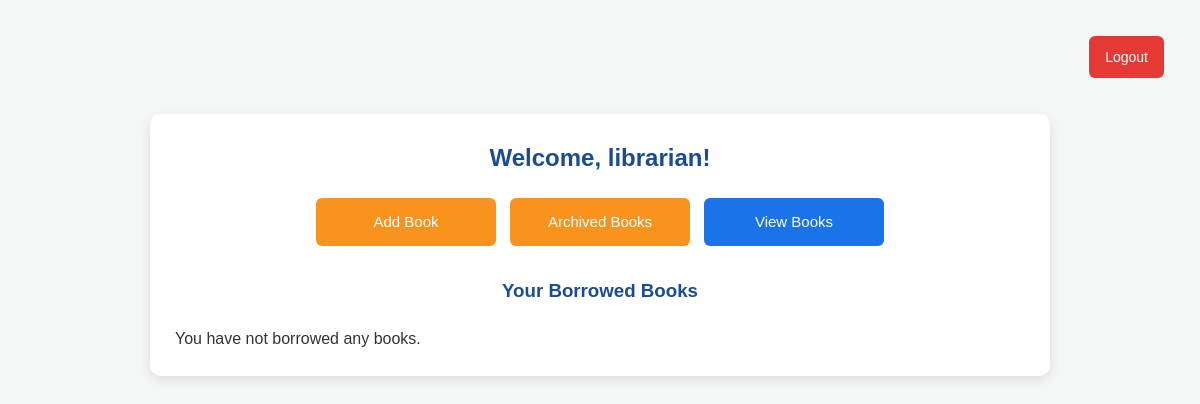
/dashboard.php (signed in), run on an earlier commit of the app's database.
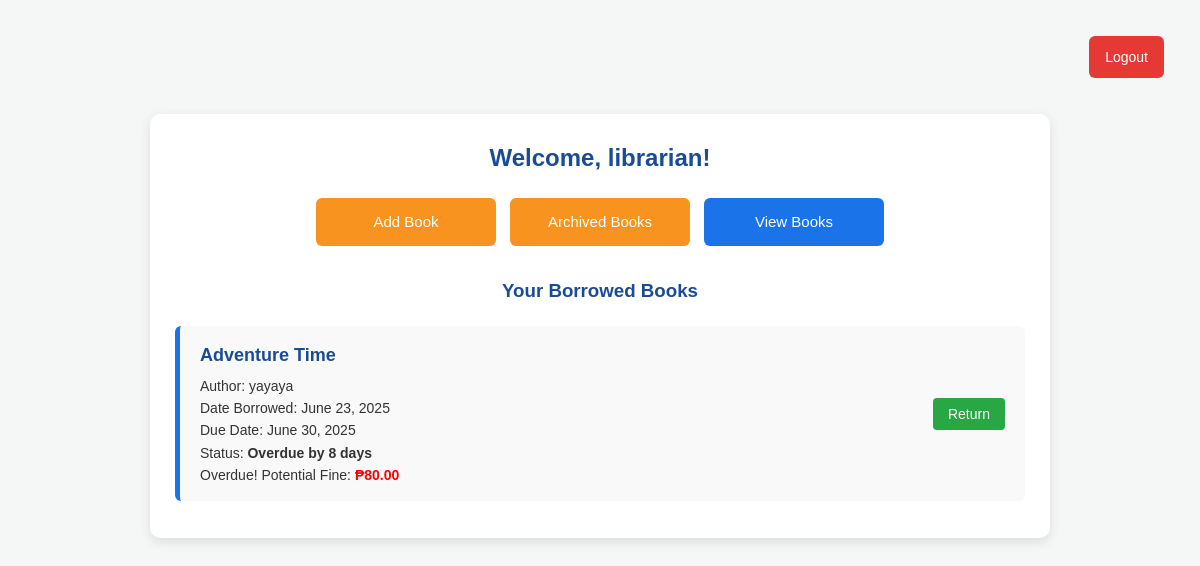
And on a later commit of the database.
### tables this page shows
CREATE TABLE `borrowings` (
  `borrow_id` int(11) NOT NULL,
  `book_id` varchar(40) NOT NULL,
  `user_id` int(11) NOT NULL,
  `borrow_date` date NOT NULL,
  `due_date` date NOT NULL,
  `return_date` date DEFAULT NULL,
  `fine_amount` decimal(10,2) NOT NULL DEFAULT 0.00,
  `status` enum('borrowed','returned','overdue','') NOT NULL DEFAULT 'borrowed'
);

CREATE TABLE `books` (
  `book_id` varchar(40) NOT NULL,
  `title` varchar(255) NOT NULL,
  `author` varchar(255) NOT NULL,
  `month_published` varchar(20) DEFAULT NULL,
  `year_published` int(11) NOT NULL,
  `category` varchar(50) NOT NULL,
  `cover_image` varchar(255) DEFAULT NULL,
  `date_added` date NOT NULL,
  `count_in_library` int(11) NOT NULL DEFAULT 0,
  `available_copies` int(11) NOT NULL DEFAULT 0,
  `status` enum('available','borrowed','archived','') NOT NULL DEFAULT 'available'
);

### dashboard.php (the view, shortened to what this page needs)
<?php
include "db.php";
$username = $_SESSION['username'];
$user_id = $_SESSION['user_id'];
$user_type = $_SESSION['user_type'];
$query = "
    SELECT b.title, b.author, br.borrow_date, br.due_date, br.return_date, br.fine_amount, br.borrow_id, br.book_id
    FROM borrowings br
    JOIN books b ON br.book_id = b.book_id
    WHERE br.user_id = ?
    ORDER BY br.borrow_date DESC
";
$stmt = $conn->prepare($query);
$stmt->bind_param("i", $user_id);
$stmt->execute();
$result = $stmt->get_result();
?>
<!DOCTYPE html>
<html>
<head>
    <link rel="stylesheet" href="style.css">
</head>
<body>
    <div class="logout-top">
        <a href="logout.php">Logout</a>
    </div>
    <div class="container dashboard-box">
        <h2>Welcome, <?php echo htmlspecialchars($username); ?>!</h2>
        <div class="button-grid">
            <?php if ($user_type === 'admin' || $user_type === 'librarian'): ?>
                <a href="add_book.php" class="dash-button admin-button">Add Book</a>
                <a href="archive_book.php" class="dash-button admin-button">Archived Books</a>
            <?php endif; ?>
            <a href="view_books.php" class="dash-button">View Books</a>
        </div>
        <h3>Your Borrowed Books</h3>
        <?php if ($result->num_rows > 0): ?>
            <?php while ($row = $result->fetch_assoc()): ?>
                <?php
                $borrowed_date = new DateTime($row['borrow_date']);
                $due_date = new DateTime($row['due_date']);
                $today = new DateTime();
                $today = new DateTime($today->format('Y-m-d'));
                $is_returned = ($row['return_date'] !== null);
                $status_text = "Not Returned";
                $fine_display = "";
                $card_class = "";
                if ($is_returned) {
                        $status_text = "Returned on " . (new DateTime($row['return_date']))->format('F j, Y');
                        $card_class = "returned";
                        if ($row['fine_amount'] > 0) {
                            $fine_display = "Fine Paid: <span class='fine'>₱" . number_format($row['fine_amount'], 2) . "</span>";
                        }
                    }
                        else {
                        if ($today == $due_date) {
                            $status_text = "Due Today";
                        } elseif ($today > $due_date) {
                            $overdue_days = $today->diff($due_date)->days;
                            $status_text = "Overdue by " . $overdue_days . " day" . ($overdue_days > 1 ? "s" : "");
                            $potential_fine = $overdue_days * 10;
                            $fine_display = "Overdue! Potential Fine: <span class='fine'>₱" . number_format($potential_fine, 2) . "</span>";
                        }
                    }
                ?>
                <div class="borrowed-card <?php echo $card_class; ?>">
                    <div class="borrowed-details">
                        <div class="borrowed-title"><?php echo htmlspecialchars($row['title']); ?></div>
                        <div class="meta">
                            Author: <?php echo htmlspecialchars($row['author']); ?><br>
                            Date Borrowed: <?php echo $borrowed_date->format('F j, Y'); ?><br>
                            Due Date: <?php echo $due_date->format('F j, Y'); ?><br>
                            Status: <strong><?php echo $status_text; ?></strong><br>
                            <?php echo $fine_display; ?>
                        </div>
                    </div>
                    <div class="borrowed-actions">
                        <?php if (!$is_returned): ?>
                            <form action="" method="POST" style="display:inline-block;"
                                  onsubmit="return confirmReturn('<?php echo htmlspecialchars($row['title']); ?>');">
                                <button type="submit" name="action" value="return" class="btn-return">Return</button>
                            </form>
                        <?php else: ?>
                            <button disabled class="btn-returned">Returned</button>
                        <?php endif; ?>
                    </div>
                </div>
            <?php endwhile; ?>
        <?php else: ?>
            <p>You have not borrowed any books.</p>
        <?php endif; ?>
    </div>
</body>
</html>

What changed in the data, as far as the page shows it:
added borrowings: book.title "Adventure Time", book.author "yayaya", borrow_date "June 23, 2025", due_date "June 30, 2025", due_date "Overdue by 8 days", due_date "80.00"
Also different on the page:
text no longer shown: "You have not borrowed any books."
